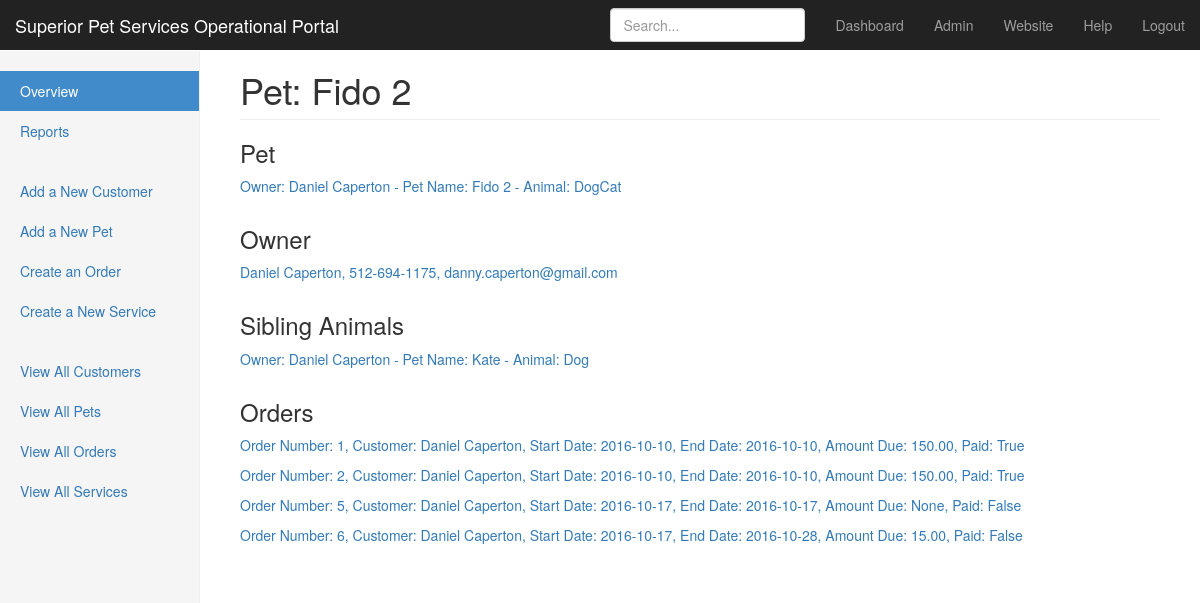
/pet_sitting/pet/get/1/ (signed in), run on an earlier commit of the app's database.
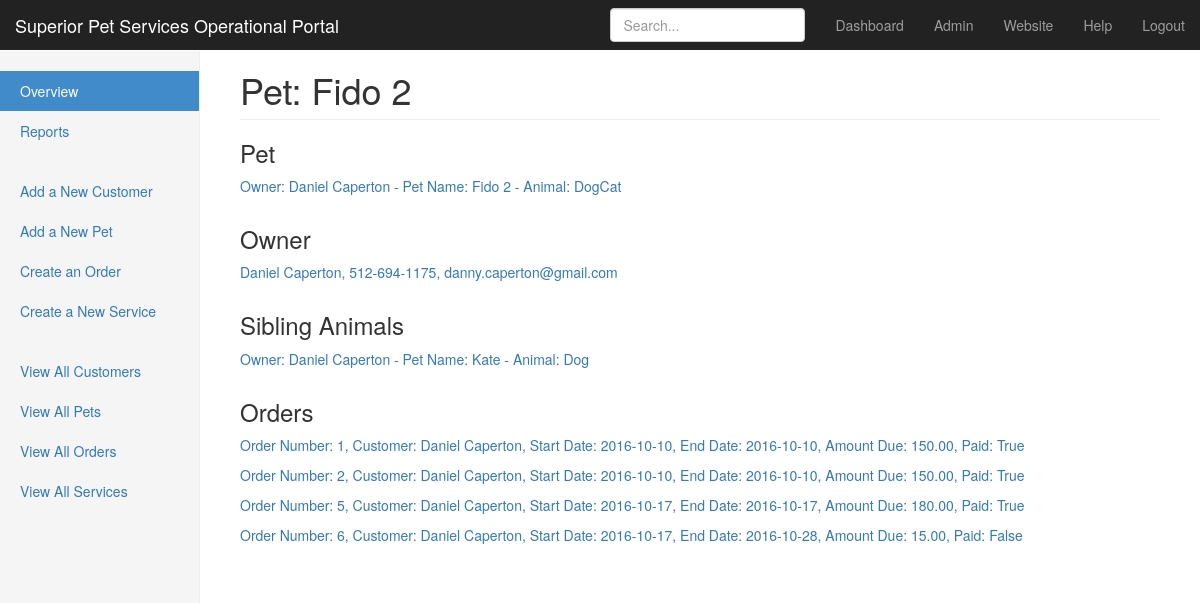
And on a later commit of the database.
### pet_sitting/models.py (models this page shows, shortened)
class Order(models.Model):
    order_date = models.DateTimeField(auto_now_add=True)
    customer = models.ForeignKey(Customer)
    start_date = models.DateField(auto_now=False)
    end_date = models.DateField(auto_now=False)
    total_visits = models.IntegerField(null=True)
    total_mileage = models.IntegerField(null=True, blank=True)
    amount_due = models.DecimalField(max_digits=10,
                                     decimal_places=2,
                                     blank=True,
                                     null=True)
    services = models.ForeignKey(Service, null=True)
    paid = models.BooleanField(default=False)
    def __str__(self):
        return 'Order Number: {}, ' \
               'Customer: {} {}, ' \
               'Start Date: {}, ' \
               'End Date: {}, ' \
               'Amount Due: {}, ' \
               'Paid: {}'.format(self.id,
                                 self.customer.first_name,
                                 self.customer.last_name,
                                 self.start_date,
                                 self.end_date,
                                 self.amount_due,
                                 self.paid)

class Customer(models.Model):
    signup_date = models.DateTimeField(auto_now_add=True)
    first_name = models.CharField(max_length=200)
    last_name = models.CharField(max_length=200)
    street_address = models.CharField(max_length=200)
    city = models.CharField(max_length=200)
    state = USStateField()
    zip_code = USZipCodeField()
    primary_phone = PhoneNumberField(blank=True, null=True)
    secondary_phone = PhoneNumberField(blank=True, null=True)
    email = models.EmailField(blank=True, null=True)
    vet_name = models.CharField(max_length=200, blank=True, null=True)
    vet_phone = PhoneNumberField(blank=True, null=True)
    emergency_contact_name = models.CharField(max_length=200,
                                              blank=True,
                                              null=True)
    emergency_contact_phone = PhoneNumberField(blank=True, null=True)
    contract_on_file = models.BooleanField()
    left_rating = models.BooleanField()
    allows_pics = models.BooleanField()
    mileage = models.IntegerField()
    notes = models.TextField(blank=True, null=True)
    def __str__(self):
        return '{} {}, {}, {}'.format(self.first_name,
                                      self.last_name,
                                      self.primary_phone,
                                      self.email)

### pet_sitting/views.py (the view)
# urls.py: url(r'^pet/get/(?P<pet_id>\d+)/$', get_pet),
@login_required(login_url='/login/')
def get_pet(request, pet_id=1):
    pet_obj = Pet.objects.get(id=pet_id)
    customer_id = pet_obj.customer_id
    customer_obj = Customer.objects.get(id=customer_id)
    sibling_pets = Pet.objects.filter(customer_id=customer_id).exclude(id=pet_obj.id)
    order_obj = Order.objects.filter(customer_id=customer_obj)
    context = {'pet': pet_obj,
               'heading': 'Pet: ' + Pet.objects.get(id=pet_id).name,
               'pet_heading': 'Pet',
               'customer_heading': 'Owner',
               'customer': customer_obj,
               'sibling_heading': 'Sibling Animals',
               'siblings': sibling_pets,
               'order_heading': 'Orders',
               'orders': order_obj,}
    return render(request, 'get_pet.html', context)

### pet_sitting/models.py (called while the page is built)
    def __str__(self):
        return 'Owner: {} {} - ' \
               'Pet Name: {} - ' \
               'Animal: {}'.format(self.customer.first_name,
                                   self.customer.last_name,
                                   self.name,
                                   self.animal_type)

### pet_sitting/templates/get_pet.html
{% extends "menu_sidebar.html" %}
{% block page_heading %}<h1 class="page-header">{{ heading }}</h1>{% endblock %}
{% block page %}
    <table>
        <h3>{{ pet_heading }}</h3>
        <p>
            <a href="/pet_sitting/pet/edit/{{ pet.id }}/">{{ pet }}</a>
        </p>
    </table>
    <table>
        <h3>{{ customer_heading }}</h3>
        <p>
            <a href="/pet_sitting/customer/get/{{ customer.id }}/">{{ customer }}</a>
        </p>
    </table>
    <table>
        <h3>{{ sibling_heading }}</h3>
        {% for sibling in siblings %}
        <p>
            <a href="/pet_sitting/pet/get/{{ sibling.id }}/">{{ sibling }}</a>
        </p>
        {% endfor %}
    </table>
    <table>
        <h3>{{ order_heading }}</h3>
        {% for order in orders %}
        <p>
            <a href="/pet_sitting/order/edit/{{ order.id }}/">{{ order }}</a>
        </p>
        {% endfor %}
    </table>
{% endblock %}

What changed in the data, as far as the page shows it:
changed Order: id+customer+start_date "Order Number: 5, Customer: Daniel Caperton, Start Date: 2016-10-17, End Date: 2016-10-17, Amount Due: None, Paid: False" → "Order Number: 5, Customer: Daniel Caperton, Start Date: 2016-10-17, End Date: 2016-10-17, Amount Due: 180.00, Paid: True"
